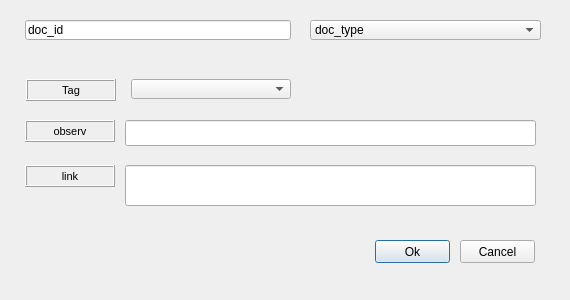
<?xml version="1.0" encoding="UTF-8"?>
<ui version="4.0">
 <class>object</class>
 <widget class="QDialog" name="object">
  <property name="geometry">
   <rect>
    <x>0</x>
    <y>0</y>
    <width>570</width>
    <height>300</height>
   </rect>
  </property>
  <property name="minimumSize">
   <size>
    <width>570</width>
    <height>300</height>
   </size>
  </property>
  <property name="maximumSize">
   <size>
    <width>570</width>
    <height>325</height>
   </size>
  </property>
  <property name="windowTitle">
   <string>File</string>
  </property>
  <property name="sizeGripEnabled">
   <bool>false</bool>
  </property>
  <widget class="QLineEdit" name="doc_id">
   <property name="geometry">
    <rect>
     <x>25</x>
     <y>20</y>
     <width>266</width>
     <height>20</height>
    </rect>
   </property>
   <property name="text">
    <string>doc_id</string>
   </property>
  </widget>
  <widget class="QComboBox" name="doc_type">
   <property name="geometry">
    <rect>
     <x>310</x>
     <y>20</y>
     <width>231</width>
     <height>20</height>
    </rect>
   </property>
   <item>
    <property name="text">
     <string>doc_type</string>
    </property>
   </item>
  </widget>
  <widget class="QLabel" name="label_link">
   <property name="geometry">
    <rect>
     <x>25</x>
     <y>165</y>
     <width>90</width>
     <height>22</height>
    </rect>
   </property>
   <property name="font">
    <font>
     <pointsize>8</pointsize>
    </font>
   </property>
   <property name="frameShape">
    <enum>QFrame::Box</enum>
   </property>
   <property name="frameShadow">
    <enum>QFrame::Raised</enum>
   </property>
   <property name="text">
    <string>link</string>
   </property>
   <property name="textFormat">
    <enum>Qt::AutoText</enum>
   </property>
   <property name="scaledContents">
    <bool>false</bool>
   </property>
   <property name="alignment">
    <set>Qt::AlignCenter</set>
   </property>
   <property name="margin">
    <number>3</number>
   </property>
  </widget>
  <widget class="QLabel" name="label_tag">
   <property name="geometry">
    <rect>
     <x>26</x>
     <y>79</y>
     <width>90</width>
     <height>22</height>
    </rect>
   </property>
   <property name="font">
    <font>
     <pointsize>8</pointsize>
    </font>
   </property>
   <property name="frameShape">
    <enum>QFrame::Box</enum>
   </property>
   <property name="frameShadow">
    <enum>QFrame::Raised</enum>
   </property>
   <property name="text">
    <string>Tag</string>
   </property>
   <property name="textFormat">
    <enum>Qt::AutoText</enum>
   </property>
   <property name="scaledContents">
    <bool>false</bool>
   </property>
   <property name="alignment">
    <set>Qt::AlignCenter</set>
   </property>
   <property name="margin">
    <number>3</number>
   </property>
  </widget>
  <widget class="QComboBox" name="tagcat_id">
   <property name="geometry">
    <rect>
     <x>131</x>
     <y>79</y>
     <width>160</width>
     <height>20</height>
    </rect>
   </property>
  </widget>
  <widget class="QLabel" name="label_observ">
   <property name="geometry">
    <rect>
     <x>25</x>
     <y>120</y>
     <width>90</width>
     <height>22</height>
    </rect>
   </property>
   <property name="font">
    <font>
     <pointsize>8</pointsize>
    </font>
   </property>
   <property name="frameShape">
    <enum>QFrame::Box</enum>
   </property>
   <property name="frameShadow">
    <enum>QFrame::Raised</enum>
   </property>
   <property name="text">
    <string>observ</string>
   </property>
   <property name="textFormat">
    <enum>Qt::AutoText</enum>
   </property>
   <property name="scaledContents">
    <bool>false</bool>
   </property>
   <property name="alignment">
    <set>Qt::AlignCenter</set>
   </property>
   <property name="margin">
    <number>3</number>
   </property>
  </widget>
  <widget class="QPushButton" name="btn_accept">
   <property name="geometry">
    <rect>
     <x>375</x>
     <y>240</y>
     <width>75</width>
     <height>23</height>
    </rect>
   </property>
   <property name="text">
    <string>Ok</string>
   </property>
  </widget>
  <widget class="QPushButton" name="btn_cancel">
   <property name="geometry">
    <rect>
     <x>460</x>
     <y>240</y>
     <width>75</width>
     <height>23</height>
    </rect>
   </property>
   <property name="text">
    <string>Cancel</string>
   </property>
  </widget>
  <widget class="QLineEdit" name="observ">
   <property name="geometry">
    <rect>
     <x>125</x>
     <y>120</y>
     <width>411</width>
     <height>26</height>
    </rect>
   </property>
  </widget>
  <widget class="QLineEdit" name="path">
   <property name="geometry">
    <rect>
     <x>125</x>
     <y>165</y>
     <width>411</width>
     <height>41</height>
    </rect>
   </property>
  </widget>
 </widget>
 <resources/>
 <connections/>
 <designerdata>
  <property name="gridDeltaX">
   <number>5</number>
  </property>
  <property name="gridDeltaY">
   <number>5</number>
  </property>
  <property name="gridSnapX">
   <bool>true</bool>
  </property>
  <property name="gridSnapY">
   <bool>true</bool>
  </property>
  <property name="gridVisible">
   <bool>true</bool>
  </property>
 </designerdata>
</ui>
